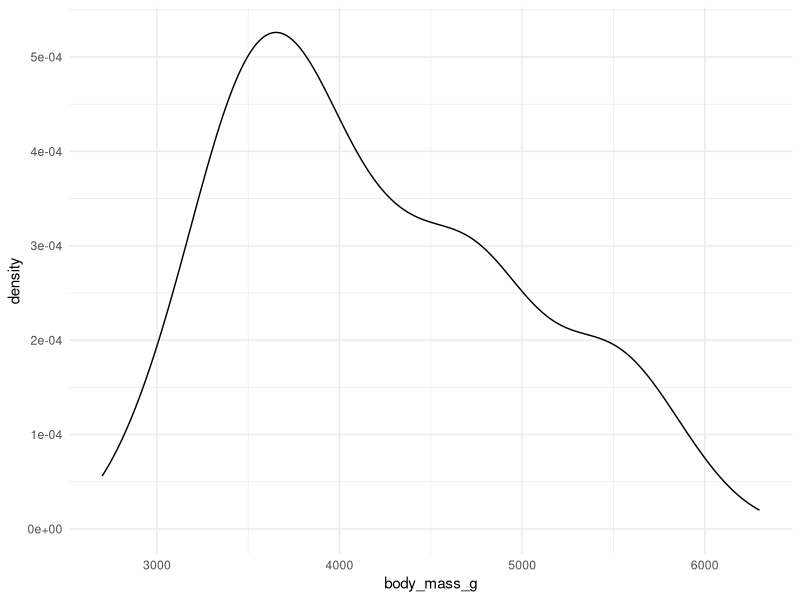
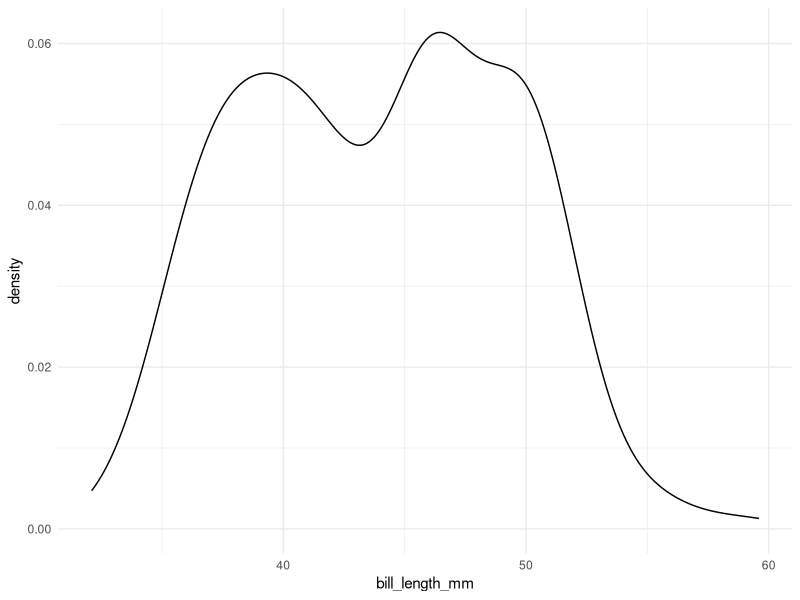
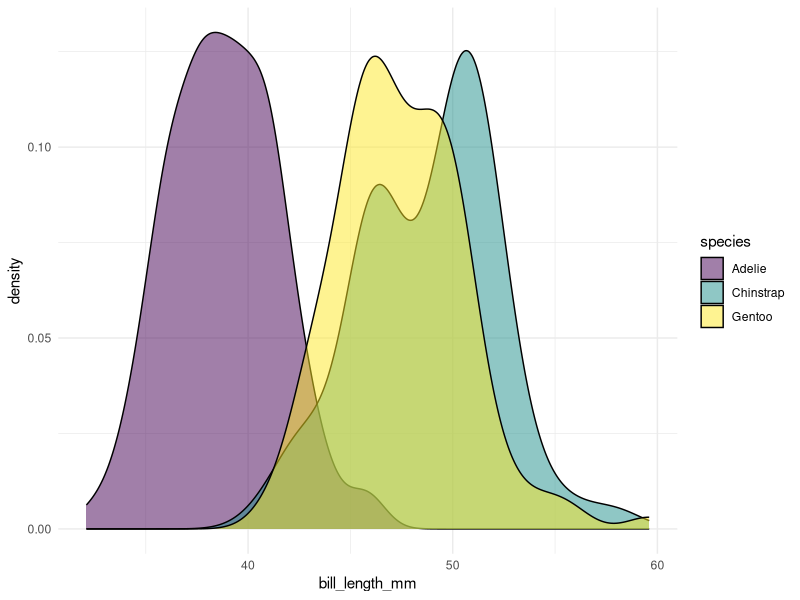
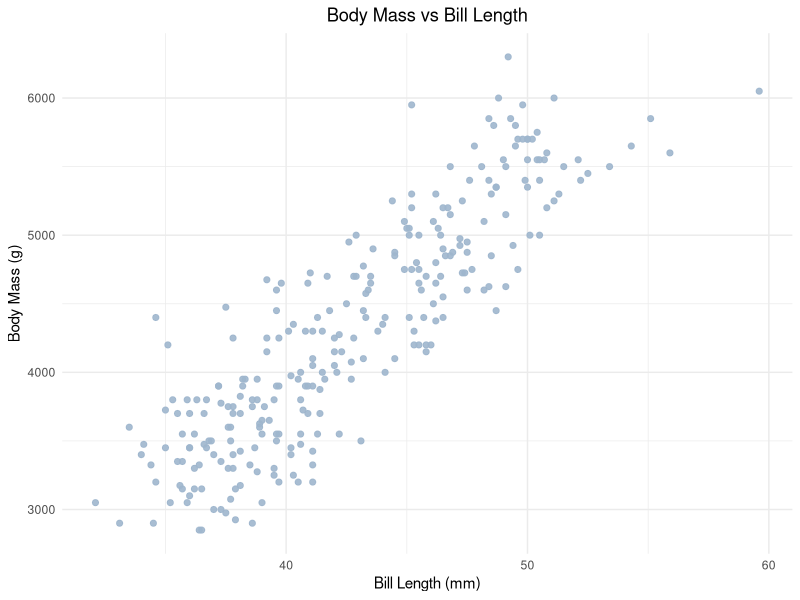
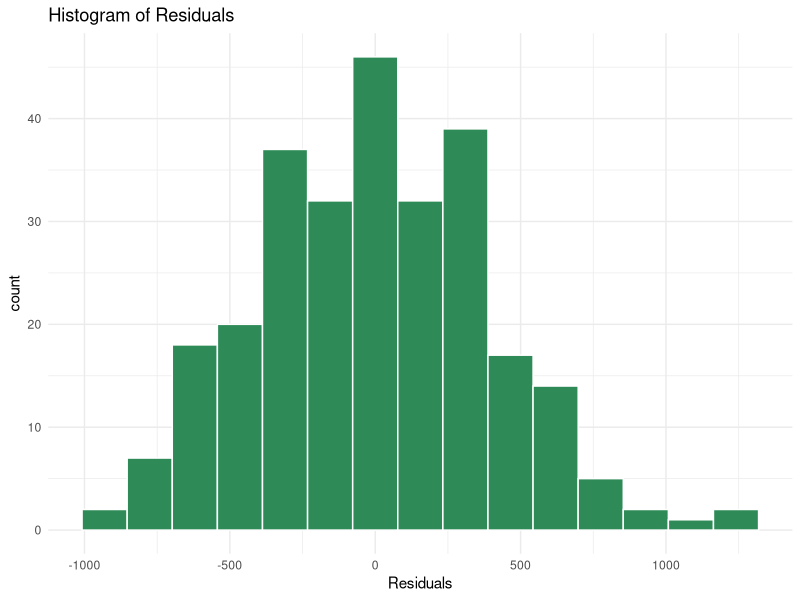
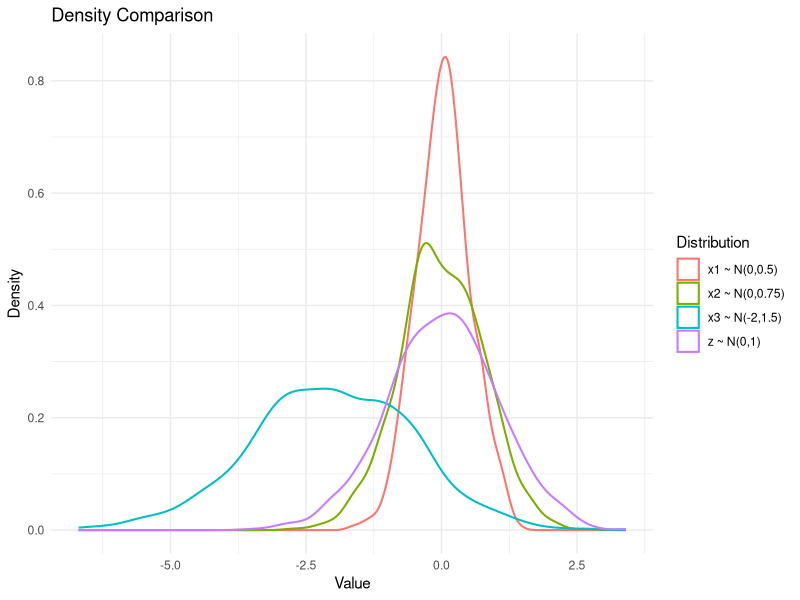
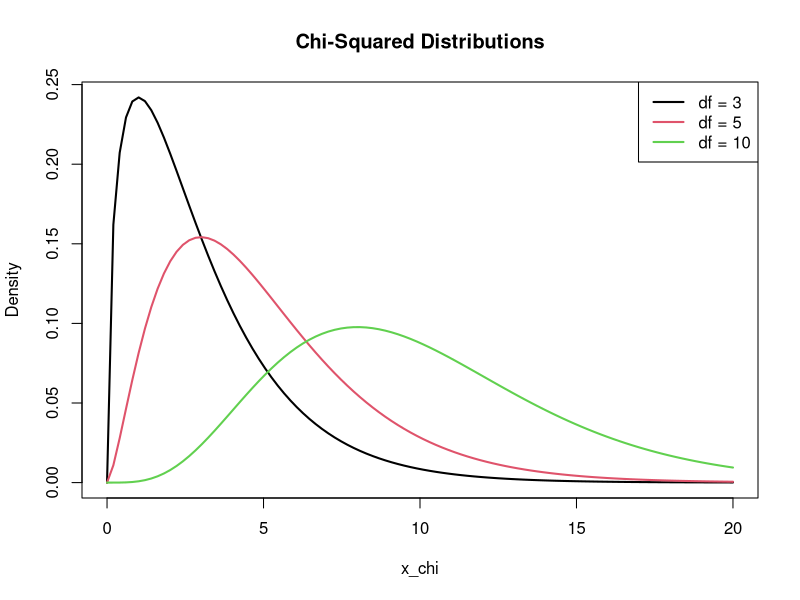
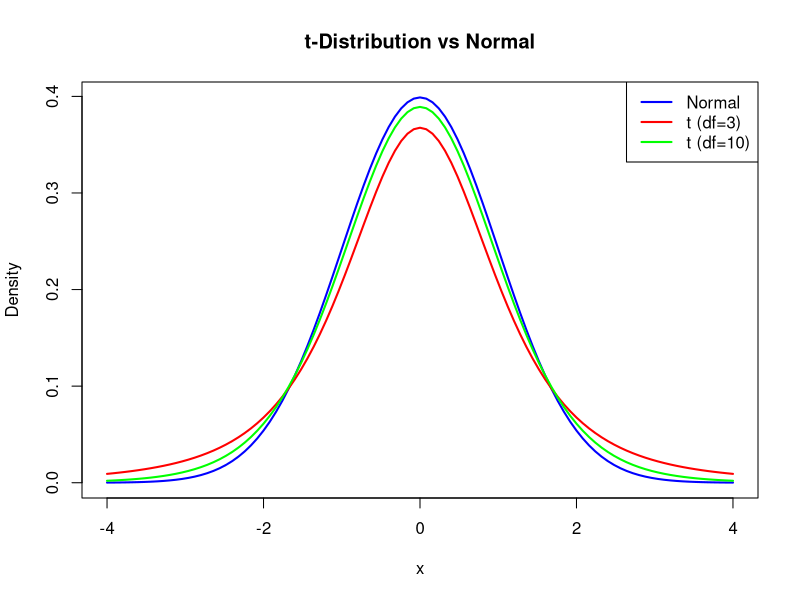

The R script that drew these images, in order:
## ---- chunk 1
knitr::opts_chunk$set(echo = TRUE, message = FALSE, warning = FALSE, error = FALSE)
## ---- chunk 2
rm(list=ls())
library(tidyverse) # Easily Install and Load the 'Tidyverse'
library(palmerpenguins) # Palmer Archipelago (Antarctica) Penguin Data
library(ggplot2)
library(skimr)
## ---- chunk 3
data("penguins")

# Plot density of body mass
penguins %>% 
  ggplot(aes(x = body_mass_g)) + 
  geom_density()+
  theme_minimal()

# plot density of bill_length
penguins %>% 
  ggplot(aes(x = bill_length_mm)) + 
  geom_density()+
  theme_minimal()

# Overlay by species
penguins %>% 
  ggplot(aes(x = bill_length_mm, fill = species)) + 
  geom_density(alpha = 0.5)+
  scale_fill_viridis_d() +  
  theme_minimal()

# Drop one species
penguins_noChinstrap <- penguins %>% 
  filter(species != "Chinstrap") %>% 
  drop_na(bill_length_mm, body_mass_g)

# skim(penguins_noChinstrap)

# plot of data
ggplot(data = penguins_noChinstrap,
       aes(x = bill_length_mm, y = body_mass_g)) +
  geom_point(color = "slategray3", alpha = 0.9, size = 1.75) +
  labs(title = "Body Mass vs Bill Length",
       x = "Bill Length (mm)",
       y = "Body Mass (g)") +
  # Note: to modify anything about the plot using theme, need to call it after
  # theme_minimal()
  theme_minimal() +
  theme(plot.title = element_text(hjust = 0.5))  


## ---- chunk 4
model <- lm(body_mass_g ~ bill_length_mm , data = penguins_noChinstrap)
## ---- chunk 5
summary(model)
## ---- chunk 6
coef(model) # Estimates for b0 and b1
model$coefficients
## ---- chunk 7
# estimate for the standard deviation of the random errors
summary(model)$sigma 
## ---- chunk 8

par(mfrow = c(1, 1))
resid_model <- tibble(residuals = residuals(model))

ggplot(data = resid_model,
       aes(x = residuals)) +
  geom_histogram(color = "white",
            fill = "seagreen",
            bins = 15) +
  labs(x = "Residuals",
       title = "Histogram of Residuals") +
  theme_minimal() 
## ---- chunk 9
# Check if sum of residuals add up to 0 
round(sum(model$residuals))
## ---- chunk 10
summary(penguins_noChinstrap$bill_length_mm)
predict(model, newdata = data.frame(bill_length_mm = 45))
## ---- chunk 11
set.seed(5)
# consider the x-values
z <- rnorm(1000, 0,1)
x1 <- rnorm(1000, 0,.5)
x2 <- rnorm(1000, 0, .75)
x3 <- rnorm(1000, -2, 1.5)


df <- data.frame(
  value = c(z, x1, x2, x3),
  variable = factor(rep(c("z ~ N(0,1)",
                          "x1 ~ N(0,0.5)",
                          "x2 ~ N(0,0.75)",
                          "x3 ~ N(-2,1.5)"),
                        each = 1000))
)

# plot densities
ggplot(df, aes(x = value, color = variable)) +
  geom_density(size = .7) +
  labs(title = "Density Comparison",
       x = "Value",
       y = "Density",
       color = "Distribution") +
  theme_minimal()
## ---- chunk 12
x_chi <- seq(0, 20, length.out = 100)
chi1 <- dchisq(x_chi, df = 3)
chi2 <- dchisq(x_chi, df = 5)
chi3 <- dchisq(x_chi, df = 10)

plot(x_chi, chi1, type = "l", col = 1, lwd = 2, ylab = "Density", 
     main = "Chi-Squared Distributions")
lines(x_chi, chi2, col = 2, lwd = 2)
lines(x_chi, chi3, col = 3, lwd = 2)
legend("topright", legend = c("df = 3", "df = 5", "df = 10"), col = 1:3, lty = 1, lwd = 2)
## ---- chunk 13
curve(dnorm(x), from = -4, to = 4, col = "blue", lwd = 2, 
      ylab = "Density", main = "t-Distribution vs Normal")
curve(dt(x, df = 3), from = -4, to = 4, col = "red", lwd = 2, add = TRUE)
curve(dt(x, df = 10), from = -4, to = 4, col = "green", lwd = 2, add = TRUE)
legend("topright", legend = c("Normal", "t (df=3)", "t (df=10)"), 
       col = c("blue", "red", "green"), lwd = 2)
## ---- chunk 14
b0 <- model$coefficients[[1]]
b1 <- model$coefficients[[2]] 
y_hat <- b0+ b1* penguins_noChinstrap$bill_length_mm
y <- penguins_noChinstrap$body_mass_g
x <-  penguins_noChinstrap$bill_length_mm
x_bar <- mean(x)
e <- y - y_hat

n <- length(x)
sigma_2_hat <- sum(e^2) / (n-2)
sigma_hat <- sqrt(sigma_2_hat) 
Sxx <- sum((x - x_bar)^2)

se_b0 <- sqrt(sigma_2_hat*(1/n + (x_bar^2)/Sxx)) # se of intercept
se_b1 <-  sqrt(sigma_2_hat/Sxx) # se of slope

t_pct <- qt(p = 0.95, df = n - 2) # t-statistic
## ---- chunk 15
CI_b0_90 <-  c(b0 - t_pct*se_b0, b0 + t_pct*se_b0) # 90% CI for b0
CI_b1_90 <-  c(b1 - t_pct*se_b1, b1 + t_pct*se_b1) # 90% CI for b1
CI_b0_90
CI_b1_90
## ---- chunk 16
#?confint
confint(model, level = 0.95) # 95% CI

confint(model, level = 0.90) # 90% CI

## ---- chunk 17
t_b0 <- (b0-0)/se_b0
t_b1 <- (b1-0)/se_b1
t_b0
t_b1
## ---- chunk 18
p0 <- 2*(1 - pt(abs(t_b0), df = n-2))
p1 <- 2*(1 - pt(abs(t_b1), df = n-2))

alpha <- 0.05
p0 > alpha
p1 > alpha

p0
p1
## ---- chunk 19
summary(model)
